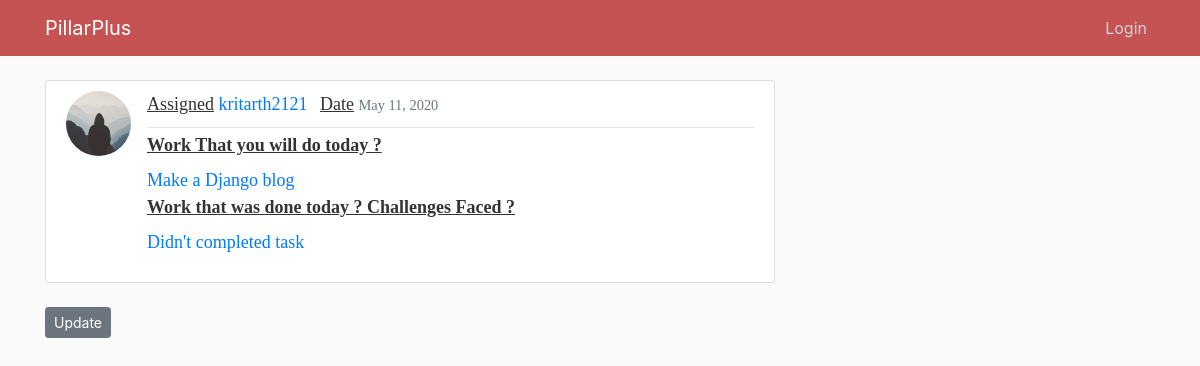
Screenshot of /post/28/ with the database file from the repository.
### blog/models.py (models this page shows, shortened)
class Post(models.Model):
    assigned_employee = models.ForeignKey(User, on_delete=models.CASCADE)
    work_today = models.CharField(max_length=500)
    work_done = models.TextField(max_length=500,null=True,blank=True)
    date_posted = models.DateTimeField(default=timezone.now)

### users/models.py (models this page shows, shortened)
class Profile(models.Model):
    user = models.OneToOneField(User, on_delete=models.CASCADE)
    image = models.ImageField(default='default.jpg', upload_to='profile_pics')
    goal=models.CharField(max_length=1000)
    role=models.CharField(max_length=100)
    team=models.ForeignKey(Team,on_delete=models.CASCADE,blank=True, null=True)

### blog/views.py (the view)
# urls.py: path('post/<int:pk>/', PostDetailView.as_view(), name='post-detail'),
class PostDetailView(ListView):
    model = Post
    template_name = 'blog/post_detail.html'  # <app>/<model>_<viewtype>.html
    context_object_name = 'posts'
    currentTime = datetime.datetime.now()
    def get_queryset(self):
        user = get_object_or_404(Post, pk=self.kwargs.get('pk'))
        print(user.id)
        return Post.objects.filter(id=user.id)

### blog/templates/blog/post_detail.html (shortened to what this page needs)
{% extends "blog/base.html" %}
{% load tz %}
{% block content %}
    {% for post in posts %}
        <article class="media content-section">
          <img class="rounded-circle article-img" src="{{ post.assigned_employee.profile.image.url }}">
          <div class="media-body">
            <div class="article-metadata">
            <label for="formGroupExampleInput2"><u>Assigned </u></label>
              <a class="mr-2" href="{% url 'user-posts' post.assigned_employee.username %}">{{ post.assigned_employee }}</a>
              <label for="formGroupExampleInput2"><u>Date </u></label>
              <small class="text-muted">{{ post.date_posted|date:"F d, Y" }}</small>
            </div>
            <label for="formGroupExampleInput2"><u><b>Work That you will do today ? </u></b></label><br>
            <a class="article-content" href="{% url 'post-detail' post.id %}">{{ post.work_today }}</a><br>
                           <label for="formGroupExampleInput2"><u><b>Work that was done today ? Challenges Faced ?</u></b></label><br>
            <p class="article-content"><a class="mr-2" href="{% url 'user-posts' post.assigned_employee.username %}">{{ post.work_done }}</a></p>
          </div>
        </article>
          <div>
            <a class="btn btn-secondary btn-sm mt-1 mb-1" href="{% url 'post-update' post.id %}">Update</a>
          </div>
     {% endfor %}
{% endblock content %}

### blog/static/blog/main.css (style rules this page uses)
body { background: #fafafa; color: #333333; margin-top: 5rem; }
.content-section { font-family: Georgia, 'Times New Roman', Times, serif; background: #ffffff; padding: 10px 20px; border: 1px solid #dddddd; border-radius: 3px; margin-bottom: 20px; font-size: large; }
.article-content { white-space: pre-line; }
.article-img { height: 65px; width: 65px; margin-right: 16px; }
.article-metadata { padding-bottom: 1px; margin-bottom: 4px; border-bottom: 1px solid #e3e3e3 }

### rows the page displays
Post: assigned_employee.profile.image (placeholder picture), assigned_employee "kritarth2121", date_posted "May 11, 2020", work_today "Make a Django blog", work_done "Didn't completed task"
